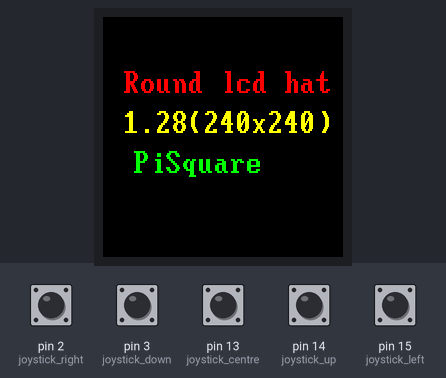
Bench run of a program on a simulated MicroPython board. On the bench: 240×240 colour display. The inputs (shaded band) are chosen by the test bench; at power-on: pin 2 (joystick_right), pin 3 (joystick_down), pin 13 (joystick_centre), pin 14 (joystick_up), pin 15 (joystick_left) HIGH. Library files of the repository ran but are not shown: gc9a01.py, vga1_bold_16x32.py; what the program prints to the serial console is not drawn.

Above: at 1.2 s.

The program:

round_lcd_1_28.py
```python
from machine import Pin, SPI
import gc9a01
import time
import utime

import vga1_bold_16x32 as font

#------joystck pin declaration-----
joystick_up = machine.Pin(14,Pin.IN, Pin.PULL_UP)
joystick_down = machine.Pin(3,Pin.IN, Pin.PULL_UP)
joystick_left = machine.Pin(15,Pin.IN, Pin.PULL_UP)
joystick_right = machine.Pin(2,Pin.IN, Pin.PULL_UP)
joystick_centre = machine.Pin(13,Pin.IN, Pin.PULL_UP)


def main():
    spi = SPI(1, baudrate=40000000, sck=Pin(10), mosi=Pin(11))
    tft = gc9a01.GC9A01(spi,reset=Pin(8, Pin.OUT),cs=Pin(9, Pin.OUT),dc=Pin(22, Pin.OUT),backlight=Pin(26, Pin.OUT),rotation=0)
    tft.fill(gc9a01.BLACK)
    utime.sleep(0.5)
    tft.text(font, "Round lcd hat", 20, 50, gc9a01.RED)
    tft.text(font, "1.28(240x240)", 20, 90, gc9a01.YELLOW)
    tft.text(font, "PiSquare", 30, 130, gc9a01.GREEN)

main()
time.sleep(2)
while 1:
    val1 = joystick_up.value()
    val2 = joystick_down.value()
    val3 = joystick_left.value()
    val4 = joystick_right.value()
    val5 = joystick_centre.value()

    print("val1 = ",val1)
    print("val2 = ",val2)
    print("val3 = ",val3)
    print("val4 = ",val4)
    print("val5 = ",val5)

    time.sleep(0.2)
```
